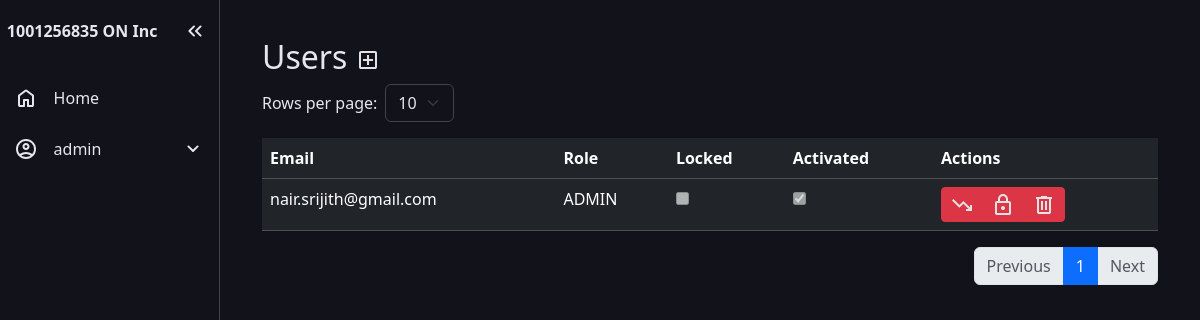
The app's page /users/list (signed in) with its own data.
### app/models.py (models this page shows, shortened)
class User(db.Model, UserMixin):
    __tablename__ = 'users'
    id = db.Column(db.Integer, primary_key=True)
    email = db.Column(db.String(150), unique=True, index=True, nullable=False)
    password_hash = db.Column(db.String(200), nullable=False)
    user_type = db.Column(db.String(51), default=None, nullable=False)
    locked = db.Column(db.Boolean, default=False, nullable=False)
    locked_until = db.Column(db.DateTime, default=None)
    failed_attempt = db.Column(db.Integer, default=0, nullable=False)
    activation_key = db.Column(db.String(15), nullable=True, default=None)

### app/users/views.py (the view)
@users_bp.route('/list', methods=['GET','POST'])
@login_required
def list_users():
    if current_user.is_authenticated and not current_user.user_type == "user":
        page = request.args.get('page', 1, type=int)
        per_page = request.args.get('per_page', 10, type=int)
        users_pagination = User.query.filter(~((User.user_type == 'super') | (User.email == current_user.email))).paginate(page=page, per_page=per_page, error_out=False)
        return render_template(
            'list_user.html',
            users=users_pagination.items,
            pagination=users_pagination,
            per_page=per_page
        )
    else:
        abort(403)

### app/models.py (called while the page is built)
@login_manager.user_loader
def load_user(user_id):
    return User.query.get(int(user_id))

### app/users/templates/list_user.html (shortened to what this page needs)
{% extends "base.html" %}
{% block content %}
<div class="container-fluid py-2">
    <h2>Users
        <a href="{{ url_for('users.add_user') }}" title="Add New User">
        </a>
    </h2>
    <form method="get" class="mb-3 d-flex align-items-center">
        <label for="per_page" class="me-2">Rows per page:</label>
        <select name="per_page" id="per_page" class="form-select w-auto me-2" onchange="this.form.submit()">
            <option value="10" {% if per_page == 10 %}selected{% endif %}>10</option>
        </select>
    </form>
    <table class="table table-dark table-hover">
        <tbody>
            <tr>
                <th>Email</th>
                <th>Role</th>
                <th>Locked</th>
                <th>Activated</th>
                <th>Actions</th>
            </tr>
            {% if not users %}
                <tr><td colspan="5" class="text-center">No users found.</td></tr>
            {% else %}
                {% for user in users %}
                    <tr>
                        <td>{{user.email}}</td>
                        <td>{{user.user_type | upper}}</td>
                        <td><input type="checkbox" disabled {% if user.locked_until %}checked{% endif %}></td>
                        <td><input type="checkbox" disabled {% if not user.activation_key %}checked{% endif %}> {{ user.activation_key }}</td>
                        <td>
                            <div class="btn-group" role="group" aria-label="Action buttons">
                                {% if user.user_type == "user" %}
                                    <button class="btn btn-success btn-sm" title="Promote to Admin" onclick="submitRoleForm('{{ url_for('users.promote_user', id=user.id) }}')">
                                        <svg xmlns="http://www.w3.org/2000/svg" height="24px" viewBox="0 -960 960 960" width="24px" fill="#e3e3e3"><path d="m136-240-56-56 296-298 160 160 208-206H640v-80h240v240h-80v-104L536-320 376-480 136-240Z"/></svg>
                                    </button>
                                {% elif user.user_type == "admin" %}
                                    <button class="btn btn-danger btn-sm" title="Demote to User" onclick="submitRoleForm('{{ url_for('users.demote_user', id=user.id) }}')">
                                        <svg xmlns="http://www.w3.org/2000/svg" height="24px" viewBox="0 -960 960 960" width="24px" fill="#e3e3e3"><path d="M640-240v-80h104L536-526 376-366 80-664l56-56 240 240 160-160 264 264v-104h80v240H640Z"/></svg>
                                    </button>
                                {% endif %}
                                {% if user.locked_until %}
                                    <button class="btn btn-primary btn-sm" data-bs-toggle="modal" data-bs-target="#unlockModal" data-user-id="{{ user.id }}" data-user-email="{{ user.email }}" title="Unlock User">
                                        <svg xmlns="http://www.w3.org/2000/svg" height="24px" viewBox="0 -960 960 960" width="24px" fill="#e3e3e3"><path d="M240-160h480v-400H240v400Zm240-120q33 0 56.5-23.5T560-360q0-33-23.5-56.5T480-440q-33 0-56.5 23.5T400-360q0 33 23.5 56.5T480-280ZM240-160v-400 400Zm0 80q-33 0-56.5-23.5T160-160v-400q0-33 23.5-56.5T240-640h280v-80q0-83 58.5-141.5T720-920q83 0 141.5 58.5T920-720h-80q0-50-35-85t-85-35q-50 0-85 35t-35 85v80h120q33 0 56.5 23.5T800-560v400q0 33-23.5 56.5T720-80H240Z"/></svg>
                                    </button>
                                {% else %}
                                    <button class="btn btn-danger btn-sm" data-bs-toggle="modal" data-bs-target="#lockModal" data-user-id="{{ user.id }}" data-user-email="{{ user.email }}" title="Lock User">
                                    </button>
                                {% endif %}
                                <button class="btn btn-danger btn-sm" data-bs-toggle="modal" data-bs-target="#deleteModal" data-user-id="{{ user.id }}" data-user-email="{{ user.email }}" title="Delete User">
                                    <svg xmlns="http://www.w3.org/2000/svg" height="24px" viewBox="0 -960 960 960" width="24px" fill="#e3e3e3"><path d="M280-120q-33 0-56.5-23.5T200-200v-520h-40v-80h200v-40h240v40h200v80h-40v520q0 33-23.5 56.5T680-120H280Zm400-600H280v520h400v-520ZM360-280h80v-360h-80v360Zm160 0h80v-360h-80v360ZM280-720v520-520Z"/></svg>
                                </button>
                            </div>
                        </td>
                    </tr>
                {% endfor %}
            {% endif %}
        </tbody>
    </table>
    <nav>
        <ul class="pagination justify-content-end">
            {% set prev_args = request.args.to_dict() %}
            {% set _ = prev_args.update({'page': pagination.prev_num, 'per_page': per_page}) %}
            {% if pagination.has_prev %}
                <li class="page-item">
                    <a class="page-link" href="{{ url_for('clients.list_clients', **prev_args) }}">Previous</a>
                </li>
            {% else %}
                <li class="page-item disabled"><span class="page-link">Previous</span></li>
            {% endif %}
            {% for p in pagination.iter_pages(left_edge=1, right_edge=1, left_current=2, right_current=2) %}
                {% if p %}
                    {% set page_args = request.args.to_dict() %}
                    {% set _ = page_args.update({'page': p, 'per_page': per_page}) %}
                    {% if p == pagination.page %}
                        <li class="page-item active"><span class="page-link">{{ p }}</span></li>
                    {% else %}
                        <li class="page-item"><a class="page-link" href="{{ url_for('users.list_users', **page_args) }}">{{ p }}</a></li>
                    {% endif %}
                {% else %}
                    <li class="page-item disabled"><span class="page-link">…</span></li>
                {% endif %}
            {% endfor %}
            {% set next_args = request.args.to_dict() %}
            {% set _ = next_args.update({'page': pagination.next_num, 'per_page': per_page}) %}
            {% if pagination.has_next %}
                <li class="page-item">
                    <a class="page-link" href="{{ url_for('users.list_users', **next_args) }}">Next</a>
                </li>
            {% else %}
                <li class="page-item disabled"><span class="page-link">Next</span></li>
            {% endif %}
        </ul>
    </nav>
</div>
{% endblock %}

### app/templates/base.html (shortened to what this page needs)
<!DOCTYPE html>
<html lang="en">
<head>
  <link rel="stylesheet" href="{{ url_for('static', filename='css/style.css') }}">
  <link href="https://cdn.jsdelivr.net/npm/bootstrap@5.3.8/dist/css/bootstrap.min.css" rel="stylesheet">
</head>
<body>
  <nav id="sidebar">
    <ul>
      <li>
        <span class="logo">1001256835 ON Inc</span>
        <button onclick=toggleSidebar() id="toggle-btn">
        </button>
      </li>
      <li>
        <a href="{{ url_for('home') }}" class="{% if request.endpoint == 'home' %}active{% endif %}">
          <span>Home</span>
        </a>
      </li>
      <li>
        <button onclick=toggleSubMenu(this) class="dropdown-btn">
          <span>
            {% if current_user.is_authenticated %}
              {{ current_user.email.split('@')[0] }}
            {% else %}
              Account
            {% endif %}
          </span>
          <svg xmlns="http://www.w3.org/2000/svg" height="24px" viewBox="0 -960 960 960" width="24px" fill="#e8eaed"><path d="M480-361q-8 0-15-2.5t-13-8.5L268-556q-11-11-11-28t11-28q11-11 28-11t28 11l156 156 156-156q11-11 28-11t28 11q11 11 11 28t-11 28L508-372q-6 6-13 8.5t-15 2.5Z"/></svg>
        </button>
      </li>
    </ul>
  </nav>
  <main>
  {% block content %}
  {% endblock %}
  </main>
</body>
</html>

### app/static/css/style.css (style rules this page uses)
:root { --base-clr: #11121a; --line-clr: #42434a; --hover-clr: #222533; --text-clr: #e6e6ef; --accent-clr: #b9bbff; --accent-back-clr: #272836; --secondary-text-clr: #626986; }
* { margin: 0; padding: 0; }
html { font-family: Poppins, 'Segoe UI', Tahoma, Geneva, Verdana, sans-serif; line-height: 1.5rem; }
body { min-height: 100vh; min-height: 100dvh; background-color: var(--base-clr); color: var(--text-clr); display: grid; grid-template-columns: auto 1fr; }
#sidebar { box-sizing: border-box; height: 100vh; width: 220px; padding: 5px 0; background-color: var(--base-clr); border-right: 1px solid var(--line-clr); position: sticky; top: 0; align-self: start; transition: 300ms ease-in-out; overflow: hidden; text-wrap: nowrap; }
#sidebar ul { list-style: none; padding-left: 0rem; }
#sidebar a, #sidebar .dropdown-btn, #sidebar .logo { border-radius: .5em; padding: .85em; text-decoration: none; color: var(--text-clr); display: flex; align-items: center; gap: 1em; }
.dropdown-btn { width: 100%; text-align: left; background: none; border: none; font: inherit; cursor: pointer; }
#sidebar svg { flex-shrink: 0; fill: var(--text-clr); }
#sidebar a span, #sidebar .dropdown-btn span { flex-grow: 1; }
.dropdown-btn svg { transition: 200ms ease; }
.form-control, .form-select { background-color: var(--base-clr) !important; border-color: var(--line-clr) !important; color: var(--text-clr) !important; }
main { padding: min(30px, 7%); background-color: var(--base-clr); color: var(--text-clr); }

### records on screen
User: email "admin"
User: email "nair.srijith@gmail.com", user_type "ADMIN", activation_key "☑"

### other values on screen
{{ p }} "1"
